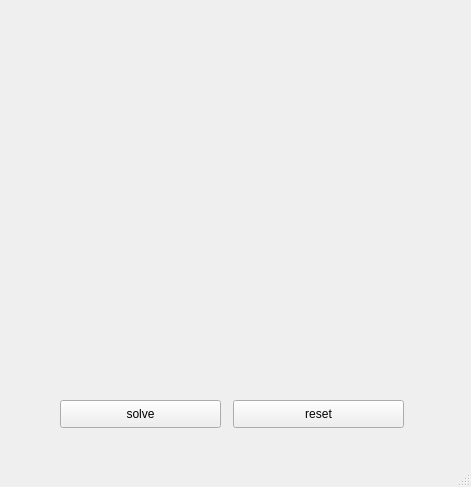
<?xml version="1.0" encoding="UTF-8"?>
<ui version="4.0">
 <class>MainWindow</class>
 <widget class="QMainWindow" name="MainWindow">
  <property name="geometry">
   <rect>
    <x>0</x>
    <y>0</y>
    <width>471</width>
    <height>487</height>
   </rect>
  </property>
  <property name="windowTitle">
   <string>Sudoku Solver</string>
  </property>
  <widget class="QWidget" name="centralWidget">
   <widget class="QWidget" name="gridLayoutWidget">
    <property name="geometry">
     <rect>
      <x>20</x>
      <y>30</y>
      <width>421</width>
      <height>351</height>
     </rect>
    </property>
    <layout class="QGridLayout" name="gridLayout"/>
   </widget>
   <widget class="QPushButton" name="solve">
    <property name="geometry">
     <rect>
      <x>60</x>
      <y>400</y>
      <width>161</width>
      <height>28</height>
     </rect>
    </property>
    <property name="text">
     <string>solve</string>
    </property>
   </widget>
   <widget class="QPushButton" name="reset">
    <property name="geometry">
     <rect>
      <x>233</x>
      <y>400</y>
      <width>171</width>
      <height>28</height>
     </rect>
    </property>
    <property name="text">
     <string>reset</string>
    </property>
   </widget>
  </widget>
  <widget class="QStatusBar" name="statusBar"/>
 </widget>
 <layoutdefault spacing="6" margin="11"/>
 <resources/>
 <connections/>
</ui>
